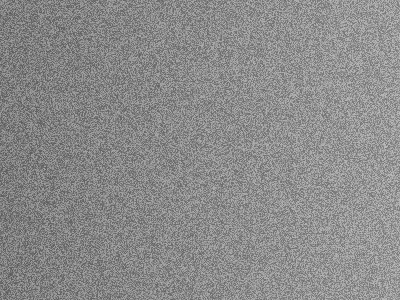
#> input picture assets/contoh_kontras_rendah.jpg, 400 x 300 px
$ python eksperimen_he.py
#> lines starting #> are read from the running program, lines starting #| are printed output that depends on the picture
### utils/image_utils.py
import cv2


def load_image(filepath):
    """Baca gambar dari filepath sebagai grayscale (matriks 2D uint8)."""
#> called with filepath = 'assets/contoh_kontras_rendah.jpg'
    img = cv2.imread(filepath, cv2.IMREAD_GRAYSCALE)
#> img is the input picture: shape (300, 400); min 85, max 193, mean 139
    if img is None:
        raise FileNotFoundError(f"Gambar tidak ditemukan: {filepath}")
    return img

### processing/enhancement.py
import cv2
import numpy as np


def apply_he(image):
    """Terapkan Histogram Equalization (HE) pada citra grayscale.

    HE meratakan distribusi intensitas pixel menggunakan CDF (Cumulative
    Distribution Function) sehingga kontras citra meningkat.
    """
    if not isinstance(image, np.ndarray) or image.ndim != 2:
        raise ValueError("Citra harus berupa array grayscale 2D")
    if image.dtype != np.uint8:
        raise ValueError("Citra harus bertipe uint8 (0-255)")

    return cv2.equalizeHist(image)
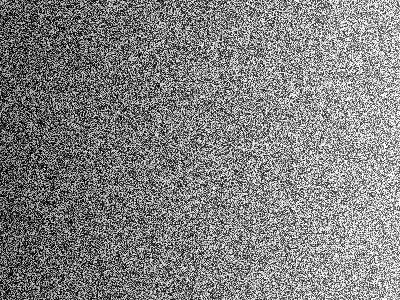
#> returned value: shape (300, 400); min 0, max 255, mean 129


# [14 lines left out: function apply_clahe, not called in this run]

### eksperimen_he.py
import matplotlib.pyplot as plt

from utils.image_utils import load_image
from processing.enhancement import apply_he

img = load_image("assets/contoh_kontras_rendah.jpg")
img_he = apply_he(img)

plt.figure(figsize=(10, 8))

# Gambar original
plt.subplot(2, 2, 1)
plt.imshow(img, cmap="gray", vmin=0, vmax=255)
plt.title("Original")
plt.axis("off")

# Gambar setelah HE
plt.subplot(2, 2, 2)
plt.imshow(img_he, cmap="gray", vmin=0, vmax=255)
plt.title("Hasil Histogram Equalization")
plt.axis("off")

# Histogram sebelum HE
plt.subplot(2, 2, 3)
plt.hist(img.ravel(), bins=256, range=(0, 256))
plt.title("Histogram Original")
plt.xlabel("Nilai Pixel")
plt.ylabel("Jumlah Pixel")

# Histogram setelah HE
plt.subplot(2, 2, 4)
plt.hist(img_he.ravel(), bins=256, range=(0, 256))
plt.title("Histogram Setelah HE")
plt.xlabel("Nilai Pixel")
plt.ylabel("Jumlah Pixel")

plt.tight_layout()
plt.show()
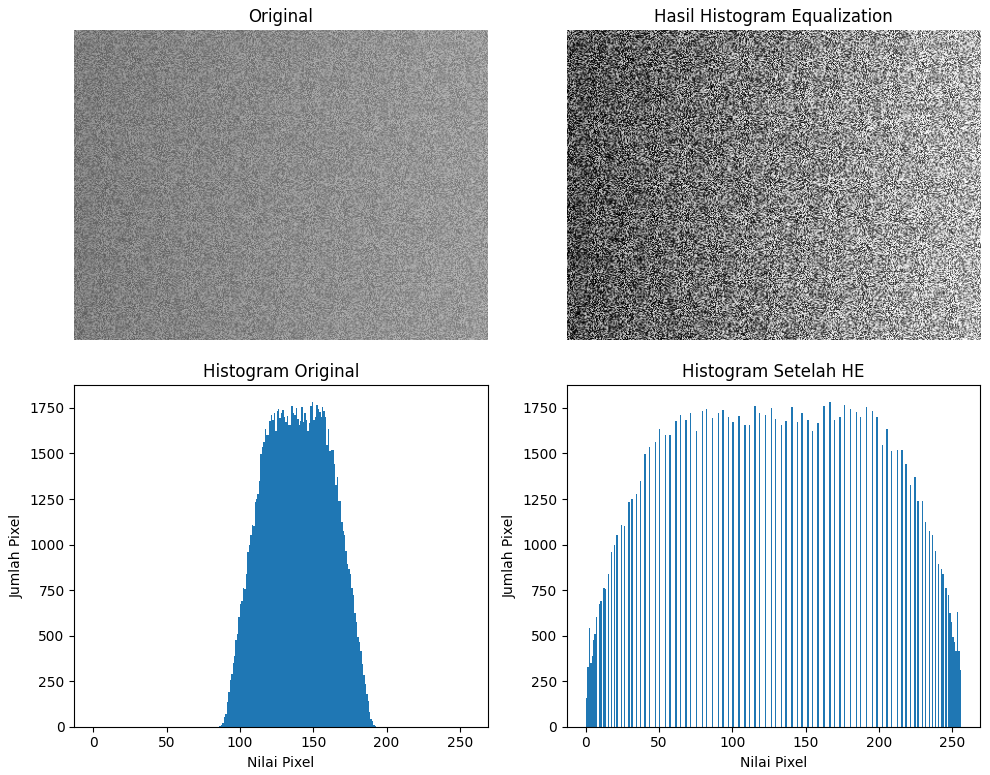
#> figure drawn by matplotlib, 4 panels; panel 3: tallest bar 1785 high, from x = 149 to 150; panel 4: tallest bar 1785 high, from x = 166 to 167
